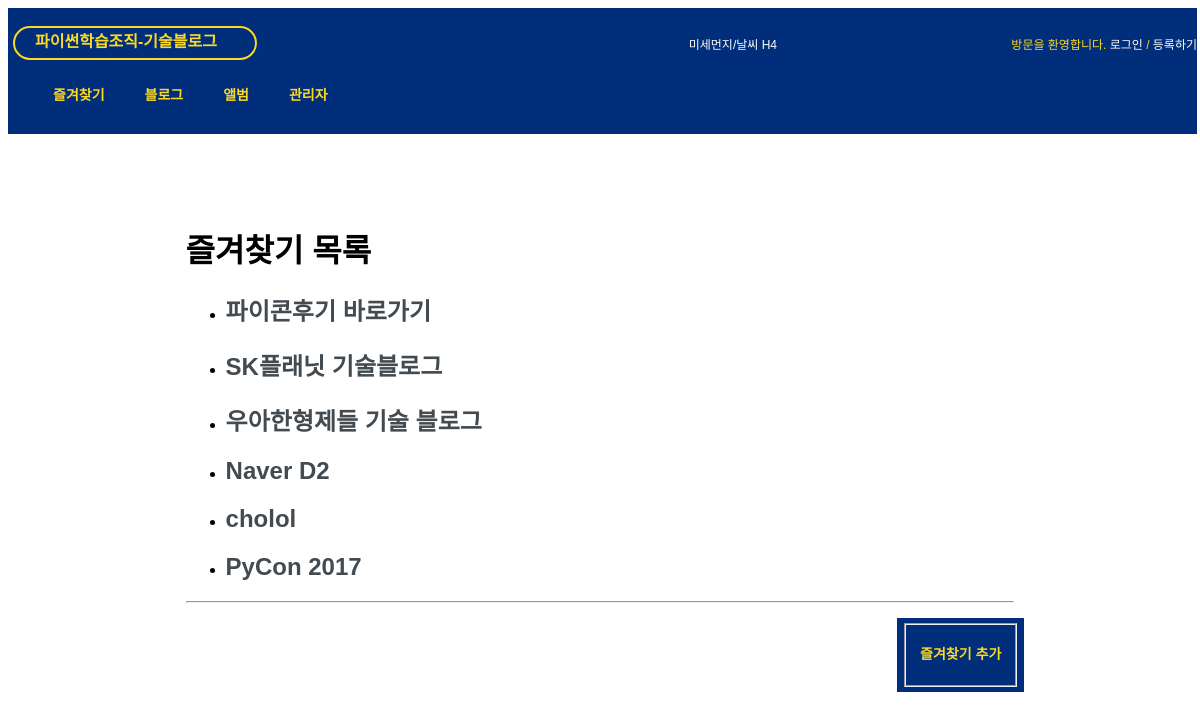
The app's page /bookmark/, older data.
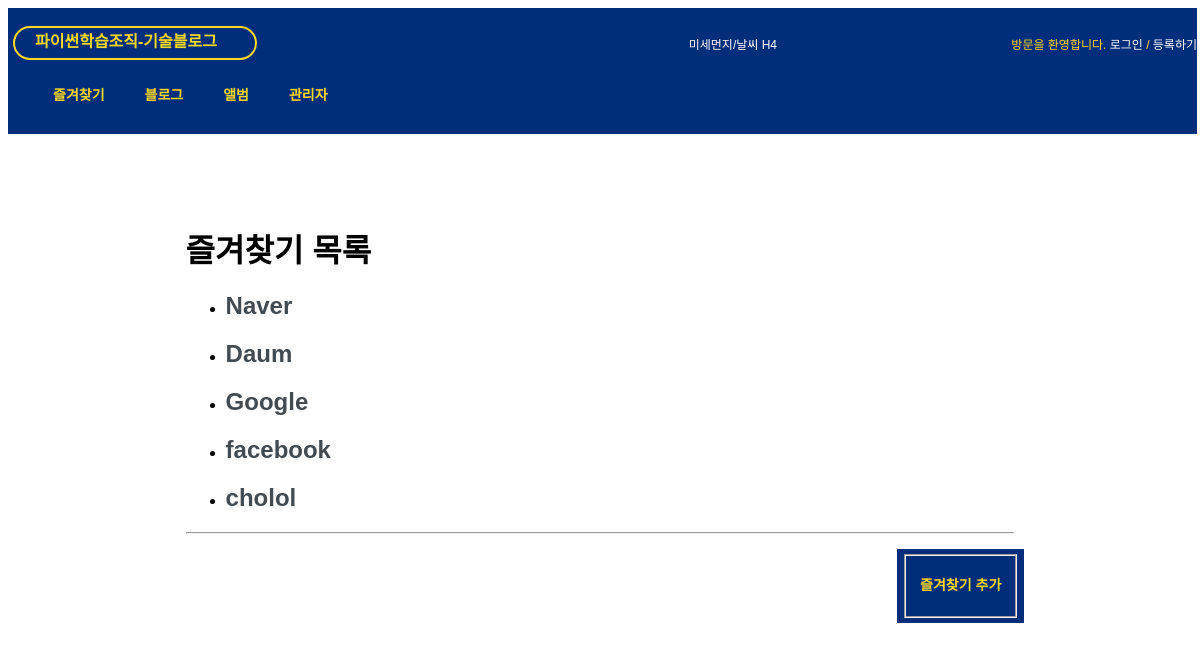
The same page, newer data.
### bookmark/models.py (models this page shows)
@python_2_unicode_compatible
class Bookmark(models.Model):
	title = models.CharField(max_length=100, blank=True, null=True)
	url = models.URLField('url', unique=True)
	owner = models.ForeignKey(User, null=True) # for edit
	visiters = models.IntegerField(blank=True, null=True, default=0)
	def __str__(self):
		return self.title

### bookmark/views.py (the view, shortened to what this page needs)
class BookmarkLV(ListView):
	model = Bookmark

### bookmark/templates/bookmark/bookmark_list.html (shortened to what this page needs)
{% extends "base.html" %}
{% block content %}
<div id="content">
	<h1>즐겨찾기 목록</h1>
	<div class="bookmark-list">
		{% for bookmark in object_list %}
		<ul>
			<li>
			<div class="cont_post">
				<h2><a href="{% url 'bookmark:detail' bookmark.id %}" class="txt_wrap">{{bookmark}}</a></h2>
			</div>
			</li>
		</ul>
		{% endfor %}
		<hr style="margin: 5px 0;">
		<div class="fl_right">
			<div class="content-container" onclick="fn_write();"><fieldset><h3 style="text-align:center;color:rgba(252,217,36,1);">즐겨찾기 추가</h3></fieldset></div>
		</div>
	</div>
	<div id="container" style="min-width: 310px; height: 400px; margin: 0 auto">
	</div>
</div>
{% endblock %}

Row changes from the older to the newer data that the page shows:
removed Bookmark: title "SK플래닛 기술블로그"
removed Bookmark: title "Naver D2"
removed Bookmark: title "PyCon 2017"
changed Bookmark: title "파이콘후기 바로가기" → "Naver"
added Bookmark: title "Daum"
changed Bookmark: title "우아한형제들 기술 블로그" → "Google"
added Bookmark: title "facebook"
